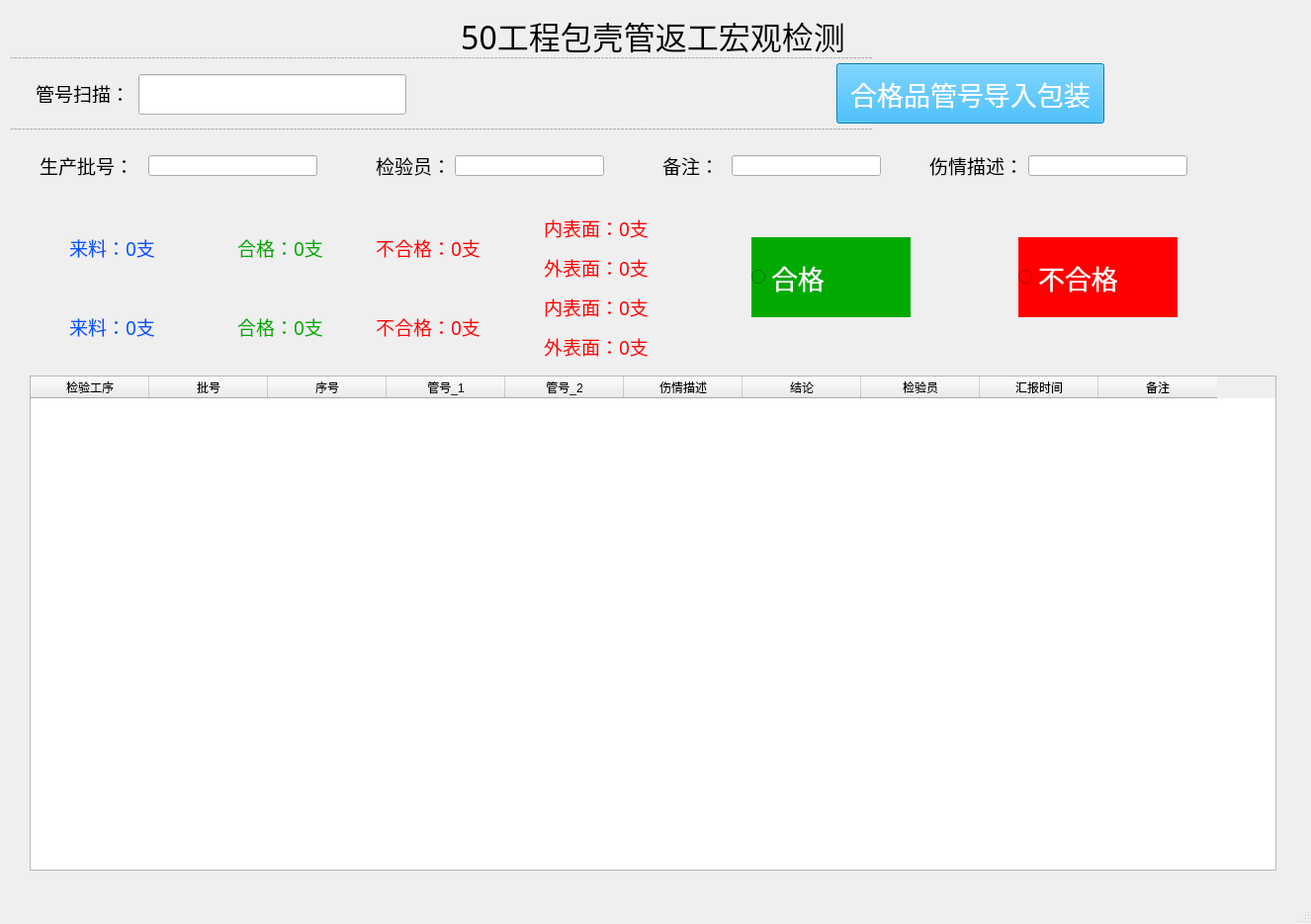
<?xml version="1.0" encoding="UTF-8"?>
<ui version="4.0">
 <class>MainWindow</class>
 <widget class="QMainWindow" name="MainWindow">
  <property name="geometry">
   <rect>
    <x>0</x>
    <y>0</y>
    <width>1326</width>
    <height>935</height>
   </rect>
  </property>
  <property name="windowTitle">
   <string>50工程包壳管返工宏观检测</string>
  </property>
  <widget class="QWidget" name="centralwidget">
   <widget class="QLabel" name="label">
    <property name="geometry">
     <rect>
      <x>0</x>
      <y>0</y>
      <width>1321</width>
      <height>71</height>
     </rect>
    </property>
    <property name="font">
     <font>
      <family>黑体</family>
      <pointsize>24</pointsize>
     </font>
    </property>
    <property name="text">
     <string>50工程包壳管返工宏观检测</string>
    </property>
    <property name="alignment">
     <set>Qt::AlignCenter</set>
    </property>
   </widget>
   <widget class="QLineEdit" name="Scan">
    <property name="geometry">
     <rect>
      <x>140</x>
      <y>75</y>
      <width>271</width>
      <height>41</height>
     </rect>
    </property>
    <property name="font">
     <font>
      <family>黑体</family>
      <pointsize>28</pointsize>
     </font>
    </property>
   </widget>
   <widget class="QLabel" name="show_Barcode">
    <property name="geometry">
     <rect>
      <x>30</x>
      <y>80</y>
      <width>1271</width>
      <height>16</height>
     </rect>
    </property>
    <property name="font">
     <font>
      <family>黑体</family>
      <pointsize>72</pointsize>
     </font>
    </property>
    <property name="styleSheet">
     <string notr="true">color:red</string>
    </property>
    <property name="text">
     <string/>
    </property>
    <property name="alignment">
     <set>Qt::AlignCenter</set>
    </property>
   </widget>
   <widget class="QLabel" name="label_3">
    <property name="geometry">
     <rect>
      <x>36</x>
      <y>84</y>
      <width>91</width>
      <height>20</height>
     </rect>
    </property>
    <property name="font">
     <font>
      <family>黑体</family>
      <pointsize>14</pointsize>
     </font>
    </property>
    <property name="text">
     <string>管号扫描：</string>
    </property>
   </widget>
   <widget class="QLabel" name="label_6">
    <property name="geometry">
     <rect>
      <x>380</x>
      <y>157</y>
      <width>71</width>
      <height>21</height>
     </rect>
    </property>
    <property name="font">
     <font>
      <family>黑体</family>
      <pointsize>14</pointsize>
     </font>
    </property>
    <property name="text">
     <string>检验员：</string>
    </property>
   </widget>
   <widget class="QLineEdit" name="biaozhun">
    <property name="geometry">
     <rect>
      <x>740</x>
      <y>157</y>
      <width>151</width>
      <height>21</height>
     </rect>
    </property>
    <property name="font">
     <font>
      <family>黑体</family>
      <pointsize>14</pointsize>
     </font>
    </property>
    <property name="styleSheet">
     <string notr="true"/>
    </property>
   </widget>
   <widget class="QLabel" name="label_4">
    <property name="geometry">
     <rect>
      <x>40</x>
      <y>157</y>
      <width>91</width>
      <height>21</height>
     </rect>
    </property>
    <property name="font">
     <font>
      <family>黑体</family>
      <pointsize>14</pointsize>
     </font>
    </property>
    <property name="text">
     <string>生产批号：</string>
    </property>
   </widget>
   <widget class="QLabel" name="label_5">
    <property name="geometry">
     <rect>
      <x>670</x>
      <y>157</y>
      <width>61</width>
      <height>21</height>
     </rect>
    </property>
    <property name="font">
     <font>
      <family>黑体</family>
      <pointsize>14</pointsize>
     </font>
    </property>
    <property name="text">
     <string>备注：</string>
    </property>
   </widget>
   <widget class="QLineEdit" name="jianyanyuan">
    <property name="geometry">
     <rect>
      <x>460</x>
      <y>157</y>
      <width>151</width>
      <height>21</height>
     </rect>
    </property>
    <property name="font">
     <font>
      <family>黑体</family>
      <pointsize>14</pointsize>
     </font>
    </property>
    <property name="styleSheet">
     <string notr="true"/>
    </property>
   </widget>
   <widget class="QLineEdit" name="pihao">
    <property name="geometry">
     <rect>
      <x>150</x>
      <y>157</y>
      <width>171</width>
      <height>21</height>
     </rect>
    </property>
    <property name="font">
     <font>
      <family>黑体</family>
      <pointsize>14</pointsize>
     </font>
    </property>
    <property name="styleSheet">
     <string notr="true"/>
    </property>
   </widget>
   <widget class="QTableWidget" name="table_data">
    <property name="geometry">
     <rect>
      <x>30</x>
      <y>380</y>
      <width>1261</width>
      <height>501</height>
     </rect>
    </property>
    <attribute name="horizontalHeaderMinimumSectionSize">
     <number>30</number>
    </attribute>
    <attribute name="horizontalHeaderDefaultSectionSize">
     <number>120</number>
    </attribute>
    <attribute name="verticalHeaderMinimumSectionSize">
     <number>25</number>
    </attribute>
    <attribute name="verticalHeaderDefaultSectionSize">
     <number>30</number>
    </attribute>
    <column>
     <property name="text">
      <string>检验工序</string>
     </property>
    </column>
    <column>
     <property name="text">
      <string>批号</string>
     </property>
    </column>
    <column>
     <property name="text">
      <string>序号</string>
     </property>
    </column>
    <column>
     <property name="text">
      <string>管号_1</string>
     </property>
    </column>
    <column>
     <property name="text">
      <string>管号_2</string>
     </property>
    </column>
    <column>
     <property name="text">
      <string>伤情描述</string>
     </property>
    </column>
    <column>
     <property name="text">
      <string>结论</string>
     </property>
    </column>
    <column>
     <property name="text">
      <string>检验员</string>
     </property>
    </column>
    <column>
     <property name="text">
      <string>汇报时间</string>
     </property>
    </column>
    <column>
     <property name="text">
      <string>备注</string>
     </property>
    </column>
   </widget>
   <widget class="QLabel" name="label_8">
    <property name="geometry">
     <rect>
      <x>10</x>
      <y>120</y>
      <width>1301</width>
      <height>20</height>
     </rect>
    </property>
    <property name="styleSheet">
     <string notr="true">color: rgb(173, 173, 173);</string>
    </property>
    <property name="text">
     <string>---------------------------------------------------------------------------------------------------------------------------------------------------------------------------------------------------------------------------</string>
    </property>
   </widget>
   <widget class="QLabel" name="label_9">
    <property name="geometry">
     <rect>
      <x>10</x>
      <y>50</y>
      <width>1301</width>
      <height>16</height>
     </rect>
    </property>
    <property name="styleSheet">
     <string notr="true">color: rgb(173, 173, 173);</string>
    </property>
    <property name="text">
     <string>---------------------------------------------------------------------------------------------------------------------------------------------------------------------------------------------------------------------------</string>
    </property>
   </widget>
   <widget class="QLineEdit" name="shangqing">
    <property name="geometry">
     <rect>
      <x>1040</x>
      <y>157</y>
      <width>161</width>
      <height>21</height>
     </rect>
    </property>
    <property name="font">
     <font>
      <family>黑体</family>
      <pointsize>14</pointsize>
     </font>
    </property>
    <property name="styleSheet">
     <string notr="true"/>
    </property>
   </widget>
   <widget class="QLabel" name="label_10">
    <property name="geometry">
     <rect>
      <x>940</x>
      <y>157</y>
      <width>91</width>
      <height>21</height>
     </rect>
    </property>
    <property name="font">
     <font>
      <family>黑体</family>
      <pointsize>14</pointsize>
     </font>
    </property>
    <property name="text">
     <string>伤情描述：</string>
    </property>
   </widget>
   <widget class="QRadioButton" name="hege_btn">
    <property name="geometry">
     <rect>
      <x>760</x>
      <y>240</y>
      <width>161</width>
      <height>81</height>
     </rect>
    </property>
    <property name="font">
     <font>
      <family>黑体</family>
      <pointsize>20</pointsize>
     </font>
    </property>
    <property name="layoutDirection">
     <enum>Qt::LeftToRight</enum>
    </property>
    <property name="styleSheet">
     <string notr="true">background-color: rgb(0, 170, 0);
color: rgb(255, 255, 255);</string>
    </property>
    <property name="text">
     <string>合格</string>
    </property>
   </widget>
   <widget class="QRadioButton" name="buhege_btn">
    <property name="geometry">
     <rect>
      <x>1030</x>
      <y>240</y>
      <width>161</width>
      <height>81</height>
     </rect>
    </property>
    <property name="font">
     <font>
      <family>黑体</family>
      <pointsize>20</pointsize>
     </font>
    </property>
    <property name="layoutDirection">
     <enum>Qt::LeftToRight</enum>
    </property>
    <property name="styleSheet">
     <string notr="true">background-color: rgb(255, 0, 0);
color: rgb(255, 255, 255);</string>
    </property>
    <property name="text">
     <string>不合格</string>
    </property>
   </widget>
   <widget class="QPushButton" name="daiding_btn_R">
    <property name="geometry">
     <rect>
      <x>846</x>
      <y>64</y>
      <width>271</width>
      <height>61</height>
     </rect>
    </property>
    <property name="font">
     <font>
      <family>黑体</family>
      <pointsize>20</pointsize>
     </font>
    </property>
    <property name="styleSheet">
     <string notr="true">color:white;
background-color: rgb(0, 170, 255);</string>
    </property>
    <property name="text">
     <string>合格品管号导入包装</string>
    </property>
   </widget>
   <widget class="QLabel" name="HG">
    <property name="geometry">
     <rect>
      <x>240</x>
      <y>240</y>
      <width>131</width>
      <height>21</height>
     </rect>
    </property>
    <property name="font">
     <font>
      <family>黑体</family>
      <pointsize>14</pointsize>
     </font>
    </property>
    <property name="styleSheet">
     <string notr="true">color: rgb(0, 170, 0);</string>
    </property>
    <property name="text">
     <string>合格：0支</string>
    </property>
   </widget>
   <widget class="QLabel" name="LL">
    <property name="geometry">
     <rect>
      <x>70</x>
      <y>240</y>
      <width>131</width>
      <height>21</height>
     </rect>
    </property>
    <property name="font">
     <font>
      <family>黑体</family>
      <pointsize>14</pointsize>
     </font>
    </property>
    <property name="styleSheet">
     <string notr="true">color: rgb(0, 85, 255);</string>
    </property>
    <property name="text">
     <string>来料：0支</string>
    </property>
   </widget>
   <widget class="QLabel" name="BHG">
    <property name="geometry">
     <rect>
      <x>380</x>
      <y>240</y>
      <width>131</width>
      <height>21</height>
     </rect>
    </property>
    <property name="font">
     <font>
      <family>黑体</family>
      <pointsize>14</pointsize>
     </font>
    </property>
    <property name="styleSheet">
     <string notr="true">color: rgb(255, 0, 0);</string>
    </property>
    <property name="text">
     <string>不合格：0支</string>
    </property>
   </widget>
   <widget class="QLabel" name="HG_2">
    <property name="geometry">
     <rect>
      <x>240</x>
      <y>320</y>
      <width>131</width>
      <height>21</height>
     </rect>
    </property>
    <property name="font">
     <font>
      <family>黑体</family>
      <pointsize>14</pointsize>
     </font>
    </property>
    <property name="styleSheet">
     <string notr="true">color: rgb(0, 170, 0);</string>
    </property>
    <property name="text">
     <string>合格：0支</string>
    </property>
   </widget>
   <widget class="QLabel" name="BHG_2">
    <property name="geometry">
     <rect>
      <x>380</x>
      <y>320</y>
      <width>131</width>
      <height>21</height>
     </rect>
    </property>
    <property name="font">
     <font>
      <family>黑体</family>
      <pointsize>14</pointsize>
     </font>
    </property>
    <property name="styleSheet">
     <string notr="true">color: rgb(255, 0, 0);</string>
    </property>
    <property name="text">
     <string>不合格：0支</string>
    </property>
   </widget>
   <widget class="QLabel" name="LL_2">
    <property name="geometry">
     <rect>
      <x>70</x>
      <y>320</y>
      <width>131</width>
      <height>21</height>
     </rect>
    </property>
    <property name="font">
     <font>
      <family>黑体</family>
      <pointsize>14</pointsize>
     </font>
    </property>
    <property name="styleSheet">
     <string notr="true">color: rgb(0, 85, 255);</string>
    </property>
    <property name="text">
     <string>来料：0支</string>
    </property>
   </widget>
   <widget class="QLabel" name="BHG_W_2">
    <property name="geometry">
     <rect>
      <x>550</x>
      <y>340</y>
      <width>131</width>
      <height>21</height>
     </rect>
    </property>
    <property name="font">
     <font>
      <family>黑体</family>
      <pointsize>14</pointsize>
     </font>
    </property>
    <property name="styleSheet">
     <string notr="true">color: rgb(255, 0, 0);</string>
    </property>
    <property name="text">
     <string>外表面：0支</string>
    </property>
   </widget>
   <widget class="QLabel" name="BHG_W">
    <property name="geometry">
     <rect>
      <x>550</x>
      <y>260</y>
      <width>131</width>
      <height>21</height>
     </rect>
    </property>
    <property name="font">
     <font>
      <family>黑体</family>
      <pointsize>14</pointsize>
     </font>
    </property>
    <property name="styleSheet">
     <string notr="true">color: rgb(255, 0, 0);</string>
    </property>
    <property name="text">
     <string>外表面：0支</string>
    </property>
   </widget>
   <widget class="QLabel" name="BHG_N_2">
    <property name="geometry">
     <rect>
      <x>550</x>
      <y>300</y>
      <width>131</width>
      <height>21</height>
     </rect>
    </property>
    <property name="font">
     <font>
      <family>黑体</family>
      <pointsize>14</pointsize>
     </font>
    </property>
    <property name="styleSheet">
     <string notr="true">color: rgb(255, 0, 0);</string>
    </property>
    <property name="text">
     <string>内表面：0支</string>
    </property>
   </widget>
   <widget class="QLabel" name="BHG_N">
    <property name="geometry">
     <rect>
      <x>550</x>
      <y>220</y>
      <width>131</width>
      <height>21</height>
     </rect>
    </property>
    <property name="font">
     <font>
      <family>黑体</family>
      <pointsize>14</pointsize>
     </font>
    </property>
    <property name="styleSheet">
     <string notr="true">color: rgb(255, 0, 0);</string>
    </property>
    <property name="text">
     <string>内表面：0支</string>
    </property>
   </widget>
  </widget>
  <widget class="QMenuBar" name="menubar">
   <property name="geometry">
    <rect>
     <x>0</x>
     <y>0</y>
     <width>1326</width>
     <height>23</height>
    </rect>
   </property>
  </widget>
  <widget class="QStatusBar" name="statusbar"/>
 </widget>
 <resources/>
 <connections/>
</ui>
